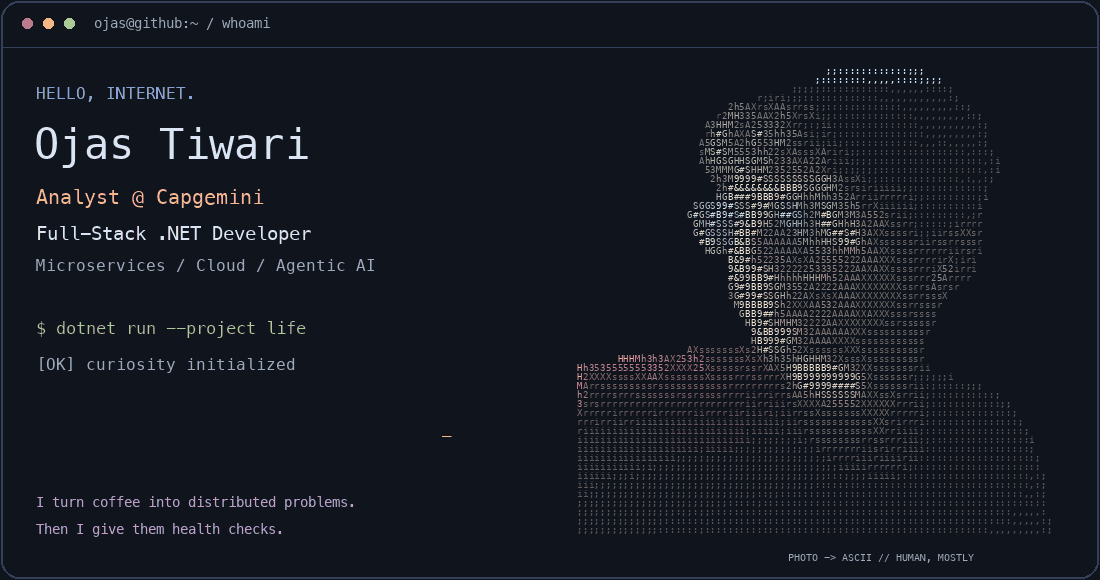
#> input picture assets/ojas-terminal.gif, 1100 x 580 px
$ python generate_profile_art.py ../assets/ojas-terminal.gif
#> lines starting #> are read from the running program, lines starting #| are printed output that depends on the picture
"""Render a supplied portrait as ASCII and rasterize original terminal animations.
Usage: python scripts/generate_profile_art.py /path/to/Subject.png
Requires Pillow. The source photograph is intentionally not stored in the repository.
"""
from pathlib import Path
from PIL import Image, ImageDraw, ImageFont
import argparse, html
from functools import lru_cache

ROOT = Path(__file__).resolve().parents[1]
OUT = ROOT / 'assets'
BG = '#10141d'; PANEL = '#181e2b'; INK = '#dbe4f3'; MUTED = '#9aa8c0'
BLUE = '#7aa2f7'; GREEN = '#9ece6a'; PEACH = '#ffb98b'; PURPLE = '#bb9af7'
FONT_PATH = '/System/Library/Fonts/Menlo.ttc'
@lru_cache(maxsize=12)
def font(size): return ImageFont.truetype(FONT_PATH, size)
def text(d,xy,s,size=18,fill=INK): d.text(xy,s,font=font(size),fill=fill)
def frame(w,h,title):
 im=Image.new('RGB',(w,h),BG); d=ImageDraw.Draw(im)
 d.rounded_rectangle((1,1,w-2,h-2),18,fill=BG,outline='#344059',width=2)
 d.line((1,47,w-2,47),fill='#344059',width=1)
 for x,c in [(22,'#f7768e'),(43,'#e0af68'),(64,'#9ece6a')]: d.ellipse((x,18,x+10,28),fill=c)
 text(d,(94,15),title,14,MUTED)
 return im,d

def save_gif(frames,name,durations):
 # Fixed shared palette prevents colour shimmer. Finite animation avoids constant motion.
 palette=frames[0].quantize(colors=128)
 indexed=[im.quantize(palette=palette,dither=Image.Dither.NONE) for im in frames]
 indexed[0].save(OUT/name,save_all=True,append_images=indexed[1:],duration=durations,loop=1,optimize=True,disposal=2)

def portrait(source):
 im=Image.open(source).convert('RGBA')
 # Relative crop keeps face, hair, glasses and shoulders; no face synthesis.
 w,h=im.size; im=im.crop((int(w*.23),0,w,int(h*.83)))
#> after `w, h = im.size`: w = 1100; h = 580
#> after `im = im.crop((int(w * 0.23), 0, w, int(h * 0.83)))`:
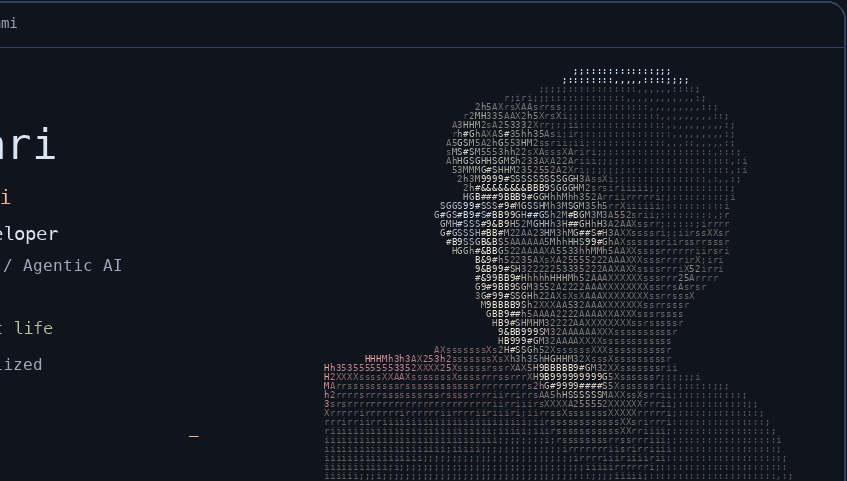
#> im: PIL image 847x481 RGBA; mean R, G, B, A 23.3, 26.7, 35.2, 255
 cols,rows=84,52
 pixels=im.resize((cols,rows),Image.Resampling.LANCZOS)
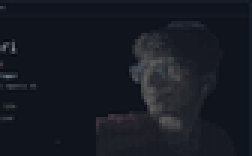
#> pixels: PIL image 84x52 RGBA (shown 3 times larger); mean R, G, B, A 23.2, 26.7, 35.1, 255
 chars=[]; colors=[]; ramp=' .,:;irsXA253hMHGS#9B&@'
 for y in range(rows):
  row=[]; col=[]
  for x in range(cols):
   r,g,b,a=pixels.getpixel((x,y)); lum=(.2126*r+.7152*g+.0722*b)/255
   if a<45: row.append(' ');col.append((0,0,0));continue
   v=lum**.64
   row.append(ramp[max(1,min(len(ramp)-1,round(v*(len(ramp)-1))))])
   # Lift dark photographic pixels so hair remains visible against the terminal.
   col.append(tuple(min(255,int(channel*.73+75)) for channel in (r,g,b)))
  chars.append(''.join(row));colors.append(col)
#> after the loop, chars = 52 items; colors = 52 items
 (OUT/'ojas-portrait.txt').write_text('\n'.join(chars)+'\n')
 frames=[]; cw,ch=5.8,9; x0,y0=577,65
 for i in range(24):
  canvas,d=frame(1100,580,'ojas@github:~ / whoami')
  text(d,(36,84),'HELLO, INTERNET.',16,BLUE)
  text(d,(34,120),'Ojas Tiwari',42)
  text(d,(36,185),'Analyst @ Capgemini',20,PEACH)
  text(d,(36,222),'Full-Stack .NET Developer',19)
  text(d,(36,256),'Microservices / Cloud / Agentic AI',16,MUTED)
  text(d,(36,318),'$ dotnet run --project life',17,GREEN)
  for j,line in enumerate(['[OK] curiosity initialized','[OK] coffee dependency resolved','[??] work-life balance: compiling']):
   if i>=j*2: text(d,(36,355+j*31),line,16,MUTED if j<2 else PEACH)
  text(d,(36,494),'I turn coffee into distributed problems.',14,PURPLE)
  text(d,(36,521),'Then I give them health checks.',14,PURPLE)
  for y,row in enumerate(chars):
   for x,c in enumerate(row):
    if c==' ':continue
    color=colors[y][x]
    if i<18 and abs(y-(i/17)*rows)<2: color=(170,225,237)
    d.text((x0+x*cw,y0+y*ch),c,font=font(9),fill=color)
  if i%6<3 and i<20: text(d,(442,419),'_',16,PEACH)
  text(d,(788,551),'PHOTO -> ASCII // HUMAN, MOSTLY',10,MUTED)
  frames.append(canvas)
#> this loop made 24 passes
#> pass 1, in portrait, `canvas,d=frame(1100,580,'ojas@github:~ / whoami')`:
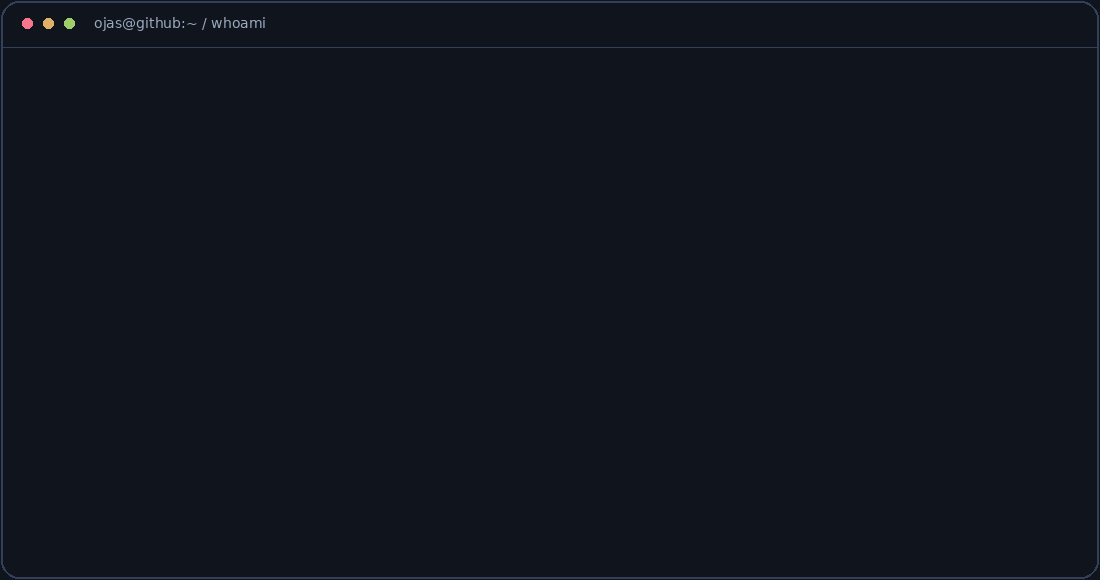
#> canvas: PIL image 1100x580 RGB; mean R, G, B 16.6, 20.7, 29.9
#> after the loop, frames = 24 items
 save_gif(frames,'ojas-terminal.gif',[160]*23+[3000])
#> in save_gif, `palette=frames[0].quantize(colors=128)`:
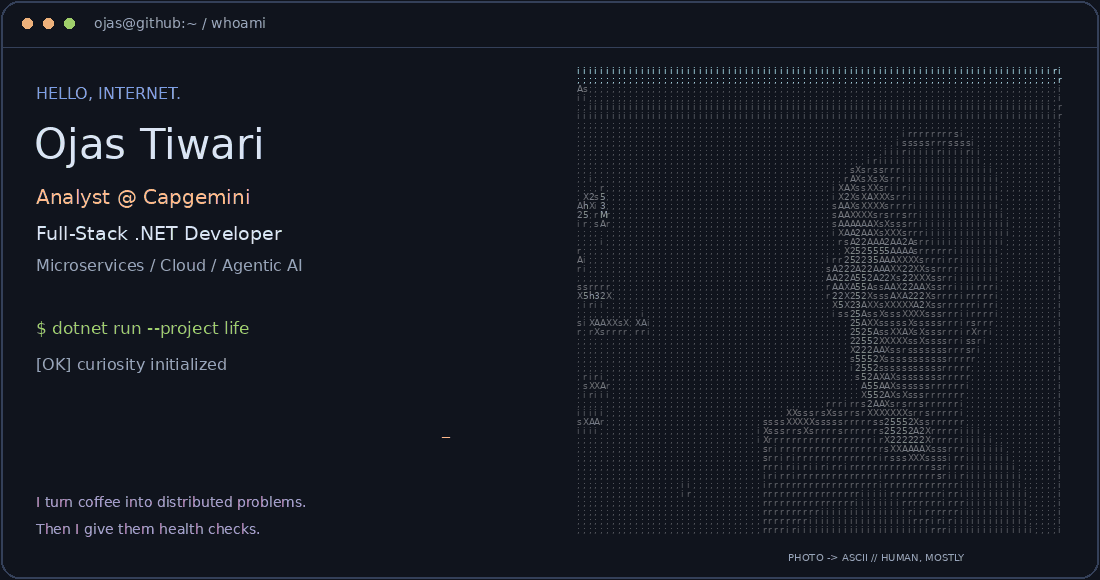
#> palette: PIL image 1100x580 P; mean R, G, B 21.5, 25.6, 34.6
 frames[-1].save(OUT/'ojas-terminal-static.png',optimize=True)
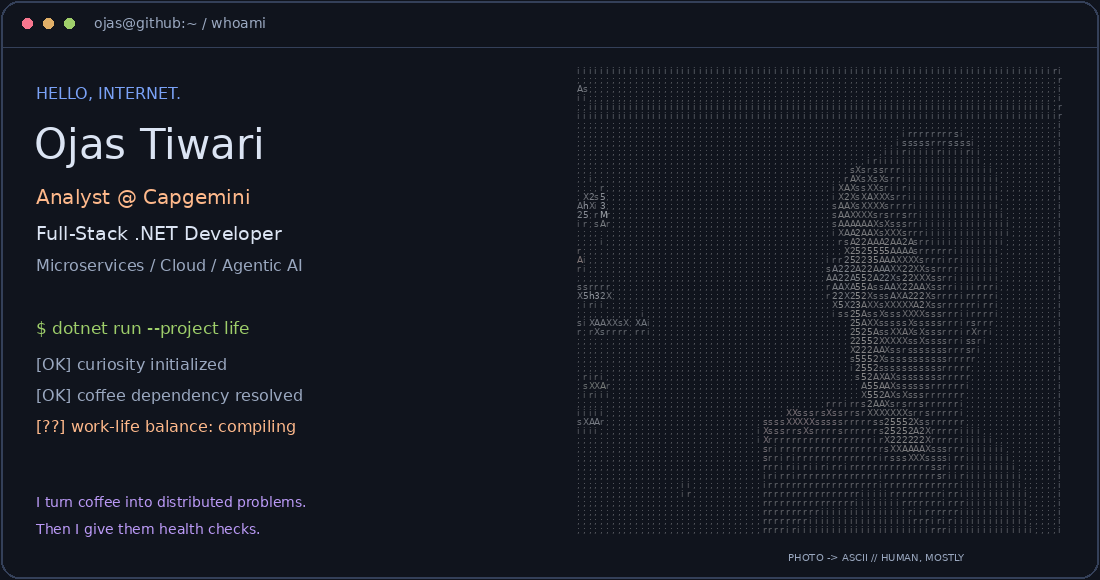
#> saved as ojas-terminal-static.png: PIL image 1100x580 RGB; mean R, G, B 21.9, 25.8, 34.9
 # Text-native, accessible static alternative.
 svg=['<svg xmlns="http://www.w3.org/2000/svg" width="520" height="510" viewBox="0 0 520 510" role="img" aria-label="ASCII portrait of Ojas Tiwari from the supplied photo"><title>Ojas Tiwari — ASCII portrait</title><rect width="520" height="510" fill="#10141d"/>']
 for y,row in enumerate(chars):
  for x,c in enumerate(row):
   if c!=' ': svg.append(f'<text x="{16+x*cw:.1f}" y="{18+y*ch:.1f}" font-family="monospace" font-size="9" fill="rgb{colors[y][x]}">{html.escape(c)}</text>')
#> this loop made 52 passes
#> after the loop, svg = 4369 items
 svg.append('</svg>');(OUT/'ojas-portrait-static.svg').write_text('\n'.join(svg))

def jokes():
 frames=[]
 for i in range(24):
  im,d=frame(660,230,'deployment.log // a documentary')
  text(d,(25,68),'LOCAL',15,GREEN);text(d,(365,68),'PRODUCTION',15,PEACH)
  text(d,(24,101),'(•_•)  all tests passed',15,INK)
  stage=min(i//6,3)
  lines=['ship it.','works on my machine.','which machine?','the one in my heart.']
  text(d,(25,162),'> '+lines[stage],17,PURPLE)
  face=['(o_o)','(O_O)','(x_x)','(o_o)'][stage]
  text(d,(375,102),face+'  '+['...','hmm','404','retry'][stage],18,PEACH)
  d.line((330,64,330,142),fill='#344059')
  frames.append(im)
#> this loop made 24 passes
#> pass 1, in jokes, `im,d=frame(660,230,'deployment.log // a documentary')`:
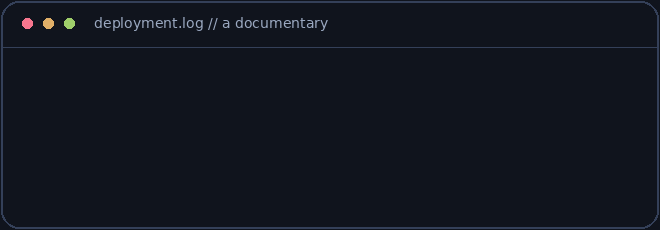
#> im: PIL image 660x230 RGB; mean R, G, B 17.9, 22.1, 31.5
#> after the loop, frames = 24 items
 save_gif(frames,'works-on-my-machine.gif',[180]*23+[2000])
 frames=[]
 for i in range(24):
  im,d=frame(660,230,'rubber-duck debugger // senior consultant')
  stage=min(i//6,3)
  duck=['   __','<(o )___',' ( ._> /','  `---\'']
  for j,line in enumerate(duck):text(d,(26,66+j*26),line,22,PEACH)
  lines=[['Have you checked','the logs?'],['Have you checked','the OTHER logs?'],['Have you tried','reading the error?'],['That will be','one bread, please.']][stage]
  for j,line in enumerate(lines): text(d,(225,93+j*33),line,20,INK)
  text(d,(225,176),'0 tokens used. devastating accuracy.',13,GREEN)
  frames.append(im)
 save_gif(frames,'duck-debugger.gif',[180]*23+[2000])
#> call 3 of save_gif, with name = 'duck-debugger.gif'
#> in save_gif (call 3), `palette=frames[0].quantize(colors=128)`:
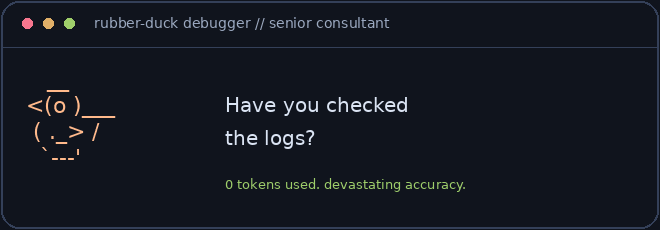
#> palette: PIL image 660x230 P; mean R, G, B 21, 25.2, 34

if __name__=='__main__':
 p=argparse.ArgumentParser();p.add_argument('photo',type=Path);p.add_argument('--font',default=FONT_PATH);a=p.parse_args();FONT_PATH=a.font;OUT.mkdir(exist_ok=True);portrait(a.photo);jokes()
